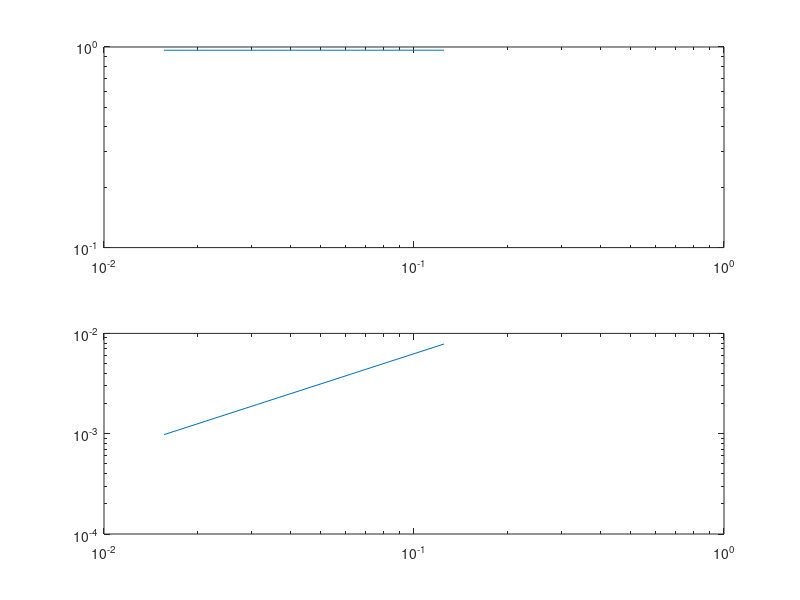

The MATLAB script that drew this image:
% Stephanie Klumpe
% Problem 2.7 edited code

clear
close all
clc

hval = [2^-3 2^-4 2^-5 2^-6];             %% h-value vector
maxe = zeros(2,4);                       %% Max error matrix for both fxns
counter = 1;                              %% Indexing counter

for h = hval

  xmax = 10; clf
  x = -xmax:h:xmax;                      % computational grid %% Estimate?
  xx = -xmax-h/20:h/10:xmax+h/20;        % plotting grid %% Actual?

  for plt = 1:2
    switch plt
        case 1, v = (abs(x)<=3);          % square wave
                vv = (abs(xx)<=3);        

        case 2, v = max(0,1-abs(x)/3);    % hat function
                vv = max(0,1-abs(xx)/3);  
    end

    p = zeros(size(xx));
    for i = 1:length(x)
      p = p + v(i)*sin(pi*(xx-x(i))/h)./(pi*(xx-x(i))/h);
    end

    maxe(plt,counter) = norm(p-vv,Inf);   %% Max error entries
  end

 counter = counter+1;
end

subplot(2, 1, 1);
loglog(hval,maxe(1,:))                    %% Plot of h vs error of sw
subplot(2, 1, 2);
loglog(hval,maxe(2,:))                    %% Plot of h vs error of hf
